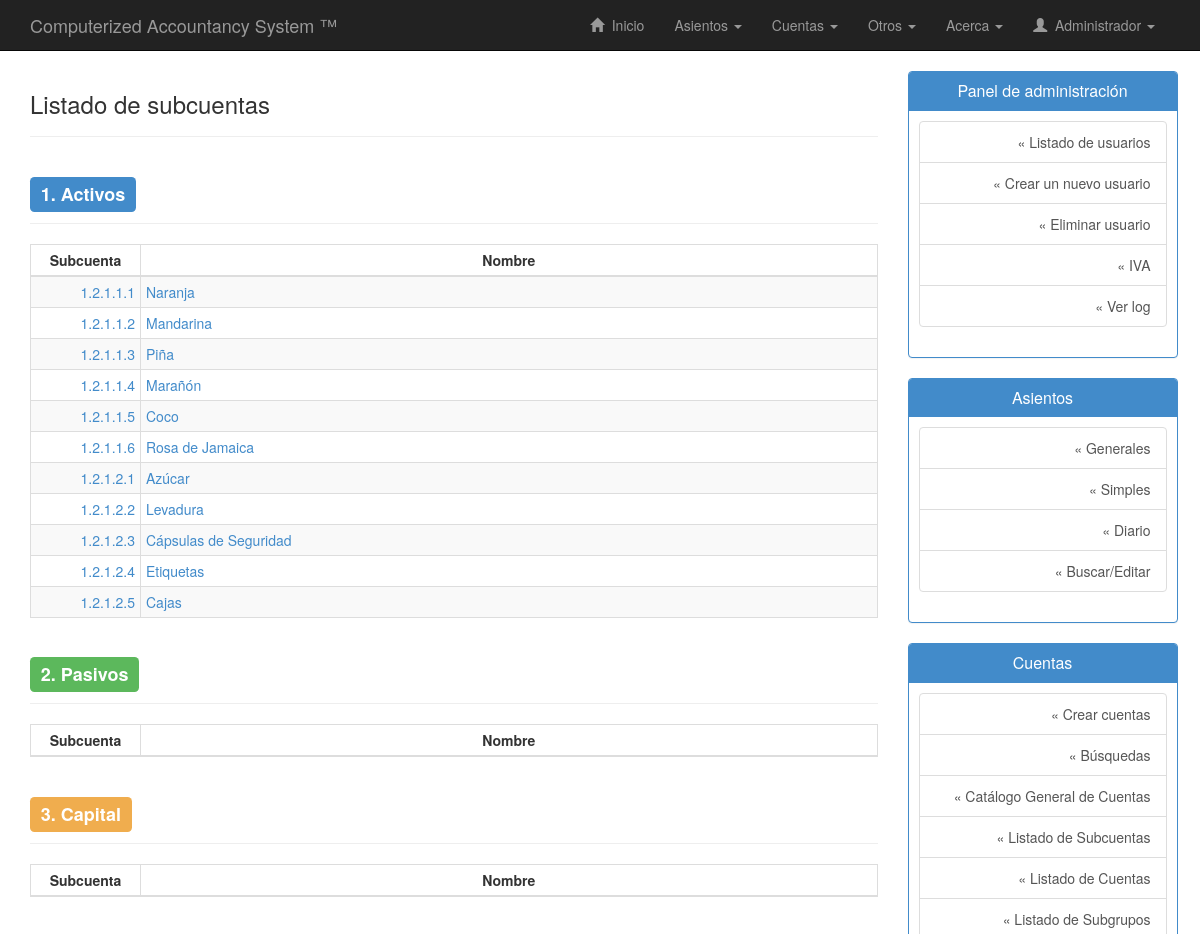
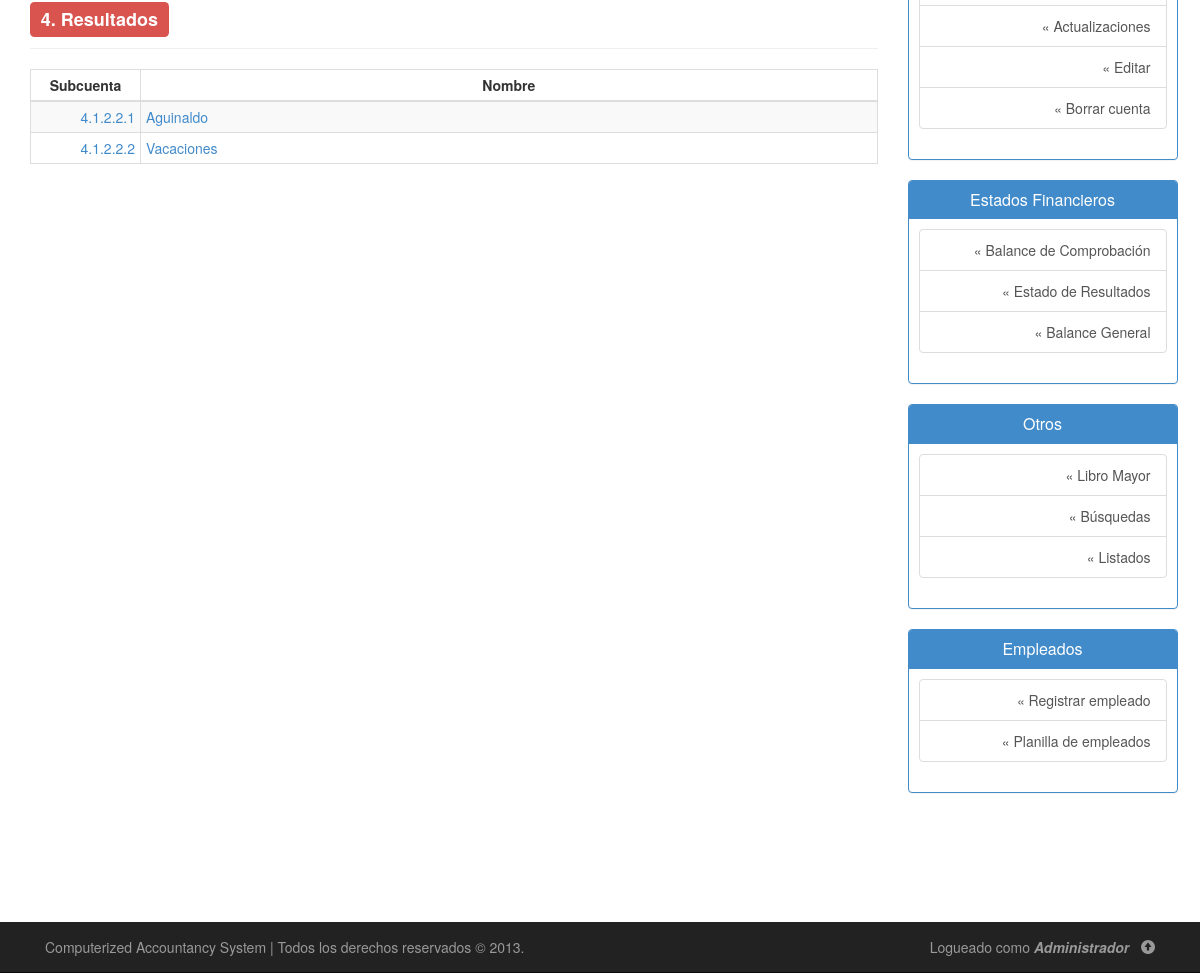
The page /php/listar-subcuentas.php (signed in) on the database its author committed (2 pictures, top to bottom).
### tables this page shows
CREATE TABLE IF NOT EXISTS `subcuentas` (
  `codigo_subcuenta` varchar(20) NOT NULL,
  `cuenta` varchar(20) NOT NULL,
  `nombre_subcuenta` varchar(50) NOT NULL,
  `descripcion` varchar(255) DEFAULT NULL,
  `saldo_debe` double NOT NULL,
  `saldo_haber` double NOT NULL,
  PRIMARY KEY (`codigo_subcuenta`),
  KEY `cuenta` (`cuenta`)
);

### php/listar-subcuentas.php (the view, shortened to what this page needs)
<!DOCTYPE html>
<html lang="es">
<head>
	<link rel="stylesheet" type="text/css" href="../css/bootstrap.min.css"/>
	<link rel="stylesheet" type="text/css" href="../css/estilos.css"/>
</head>
<body>
	<?php include("nav.php"); ?>
	<div class="container" id="contenido">
		<div class="row row-offcanvas row-offcanvas-right">
			<div class="col-xs-12 col-sm-9">
				<div class="page-header">
        			<h3>Listado de subcuentas</h3>
        		</div>
        		<div class="row">
        			<div class="col-lg-12">
        				<div class="page-header">
        					<h3><span class="label label-primary">1. Activos</span></h3>
        				</div>
        				<?php
        					$consulta = "SELECT
        								codigo_subcuenta, nombre_subcuenta
        								FROM subcuentas
        								WHERE codigo_subcuenta LIKE '1%'";
        					$ejecutar_consulta = $conexion->query($consulta);
        					echo "<div>";
							echo "<table class='table table-hover table-bordered table-striped  table-condensed table-responsive text-left'>";
							echo "<thead>";
							echo "<tr>";
							echo "<th width='110px' class='text-center'>Subcuenta</th>";
							echo "<th class='text-center'>Nombre</th>";
							echo "</tr>";
							echo "</thead>";
							echo "<tbody>";
							while($registro = $ejecutar_consulta->fetch_assoc()){
								$codigo_subcuenta = $registro["codigo_subcuenta"];
								echo "<tr>";
								echo "<td class='text-right'><a href='detalle-subcuenta.php?subcuenta=$codigo_subcuenta'>".utf8_encode($registro["codigo_subcuenta"])."</a></td>";
								echo "<td><a href='detalle-subcuenta.php?subcuenta=$codigo_subcuenta'>".utf8_encode($registro["nombre_subcuenta"])."</a></td>";
								echo "</tr>";
							}
							echo "</tbody>";
							echo "</table>";
							echo "</div>";
        				?>
        			</div>
        		</div>
        		<div class="row">
        			<div class="col-lg-12">
        				<div class="page-header">
        					<h3><span class="label label-success">2. Pasivos</span></h3>
        				</div>
        				<?php
        					echo "<div>";
							echo "<table class='table table-hover table-bordered table-striped  table-condensed table-responsive text-left'>";
							echo "<thead>";
							echo "<tr>";
							echo "<th width='110px' class='text-center'>Subcuenta</th>";
							echo "<th class='text-center'>Nombre</th>";
							echo "</tr>";
							echo "</thead>";
							echo "</table>";
							echo "</div>";
        				?>
        			</div>
        		</div>
        		<div class="row">
        			<div class="col-lg-12">
        				<div class="page-header">
        					<h3><span class="label label-warning">3. Capital</span></h3>
        				</div>
        				<?php
        					echo "<div>";
							echo "<table class='table table-hover table-bordered table-striped  table-condensed table-responsive text-left'>";
							echo "<thead>";
							echo "<tr>";
							echo "<th width='110px' class='text-center'>Subcuenta</th>";
							echo "<th class='text-center'>Nombre</th>";
							echo "</tr>";
							echo "</thead>";
							echo "</table>";
							echo "</div>";
        				?>
        			</div>
        		</div>
        		<div class="row">
        			<div class="col-lg-12">
        				<div class="page-header">
        					<h3><span class="label label-danger">4. Resultados</span></h3>
        				</div>
        				<?php
        					$consulta = "SELECT
        								codigo_subcuenta, nombre_subcuenta
        								FROM subcuentas
        								WHERE codigo_subcuenta LIKE '4%'";
        					$ejecutar_consulta = $conexion->query($consulta);
        					echo "<div>";
							echo "<table class='table table-hover table-bordered table-striped  table-condensed table-responsive text-left'>";
							echo "<thead>";
							echo "<tr>";
							echo "<th width='110px' class='text-center'>Subcuenta</th>";
							echo "<th class='text-center'>Nombre</th>";
							echo "</tr>";
							echo "</thead>";
							echo "<tbody>";
							while($registro = $ejecutar_consulta->fetch_assoc()){
								$codigo_subcuenta = $registro["codigo_subcuenta"];
								echo "<tr>";
								echo "<td class='text-right'><a href='detalle-subcuenta.php?subcuenta=$codigo_subcuenta'>".utf8_encode($registro["codigo_subcuenta"])."</a></td>";
								echo "<td><a href='detalle-subcuenta.php?subcuenta=$codigo_subcuenta'>".utf8_encode($registro["nombre_subcuenta"])."</a></td>";
								echo "</tr>";
							}
							echo "</tbody>";
							echo "</table>";
							echo "</div>";
        				?>
        			</div>
        		</div>
        	</div>
        	<?php include("sidebar.php"); ?>
        </div>
    </div>
	<?php include("footer.php"); ?>
</body>
</html>

### css/estilos.css (style rules this page uses)
body { background: #fff; margin-bottom: 80px; }
.page-header { margin-top: 0; }
#contenido { padding-bottom: 80px; }
table { background: #FFF; }
a { -ms-transition: all 0.25s ease-in; -moz-transition: all 0.25s ease-in; -o-transition: all 0.25s ease-in; -webkit-transition: all 0.25s ease-in; transition: all 0.25s ease-in; }

### rows shown on the page
subcuentas: codigo_subcuenta "1.2.1.1.1", nombre_subcuenta "Naranja"
subcuentas: codigo_subcuenta "1.2.1.1.2", nombre_subcuenta "Mandarina"
subcuentas: codigo_subcuenta "1.2.1.1.3", nombre_subcuenta "Piña"
subcuentas: codigo_subcuenta "1.2.1.1.4", nombre_subcuenta "Marañón"
subcuentas: codigo_subcuenta "1.2.1.1.5", nombre_subcuenta "Coco"
subcuentas: codigo_subcuenta "1.2.1.1.6", nombre_subcuenta "Rosa de Jamaica"
subcuentas: codigo_subcuenta "1.2.1.2.1", nombre_subcuenta "Azúcar"
subcuentas: codigo_subcuenta "1.2.1.2.2", nombre_subcuenta "Levadura"
subcuentas: codigo_subcuenta "1.2.1.2.3", nombre_subcuenta "Cápsulas de Seguridad"
subcuentas: codigo_subcuenta "1.2.1.2.4", nombre_subcuenta "Etiquetas"
subcuentas: codigo_subcuenta "1.2.1.2.5", nombre_subcuenta "Cajas"
subcuentas: codigo_subcuenta "4.1.2.2.1", nombre_subcuenta "Aguinaldo"
subcuentas: codigo_subcuenta "4.1.2.2.2", nombre_subcuenta "Vacaciones"

### other values the page prints
$_SESSION['usuario'] "Administrador"
$_SESSION["usuario"] "Administrador"
